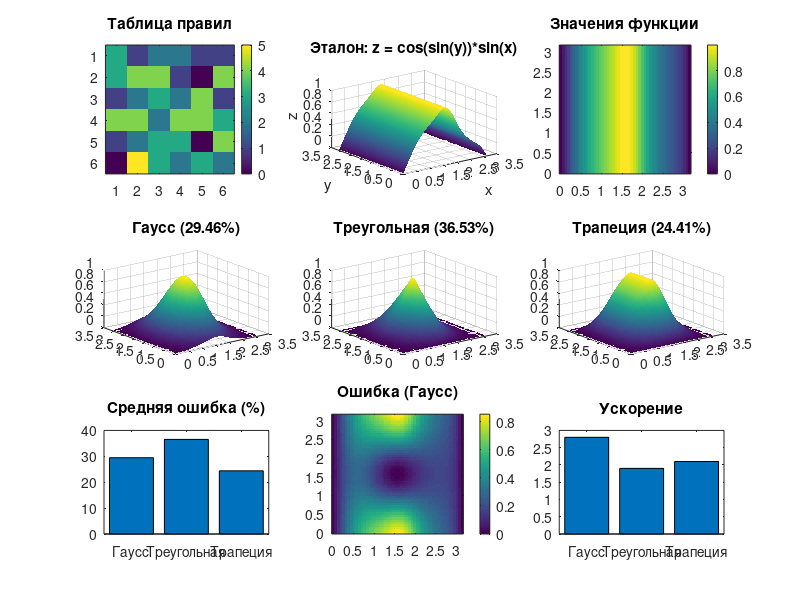

The MATLAB script that drew this image: (Note: this script raises an error after producing the figure.)
clc;
clear;
close all;

%% ===== ДИАПАЗОН =====
x = linspace(0, pi, 50);
y = linspace(0, pi, 50);
[X, Y] = meshgrid(x, y);

%% ===== ТВОИ УРАВНЕНИЯ =====
Y_func = X .* sin(X) .* cos(X);
Z_true = cos(sin(Y_func)) .* sin(X);

%% ===== ФУНКЦИИ ПРИНАДЛЕЖНОСТИ =====
gauss_mf = @(x, c, s) exp(-((x - c).^2) ./ (2*s^2));
tri_mf = @(x, a, b, c) max(min((x-a)/(b-a), (c-x)/(c-b)), 0);
trap_mf = @(x, a, b, c, d) max(min(min((x-a)/(b-a),1), (d-x)/(d-c)),0);

%% ===== ПАРАМЕТРЫ =====
c = pi/2;
sigma = 0.8;

%% ===== ГАУСС =====
Gx = gauss_mf(X, c, sigma);
Gy = gauss_mf(Y, c, sigma);
Z_gauss = Gx .* Gy .* Z_true;

%% ===== ТРЕУГОЛЬНАЯ =====
Tx = tri_mf(X, 0, pi/2, pi);
Ty = tri_mf(Y, 0, pi/2, pi);
Z_tri = Tx .* Ty .* Z_true;

%% ===== ТРАПЕЦИЯ =====
Trx = trap_mf(X, 0, pi/3, 2*pi/3, pi);
Try = trap_mf(Y, 0, pi/3, 2*pi/3, pi);
Z_trap = Trx .* Try .* Z_true;

%% ===== ОШИБКИ =====
err_gauss = mean(abs(Z_gauss(:) - Z_true(:))) * 100;
err_tri   = mean(abs(Z_tri(:)   - Z_true(:))) * 100;
err_trap  = mean(abs(Z_trap(:)  - Z_true(:))) * 100;

%% ===== "ТАБЛИЦА ПРАВИЛ" (ИМИТАЦИЯ) =====
rules = round(5 * rand(6,6));

%% ===== ВИЗУАЛИЗАЦИЯ =====
figure('Position',[50 50 1400 900]);

% --- Таблица правил ---
subplot(3,3,1);
imagesc(rules);
colorbar;
title('Таблица правил');
axis square;

% --- Эталон ---
subplot(3,3,2);
surf(X,Y,Z_true);
title('Эталон: z = cos(sin(y))*sin(x)');
xlabel('x'); ylabel('y'); zlabel('z');
shading interp;

% --- Карта значений ---
subplot(3,3,3);
imagesc(x,y,Z_true);
colorbar;
axis xy;
title('Значения функции');

% --- Гаусс ---
subplot(3,3,4);
surf(X,Y,Z_gauss);
title(sprintf('Гаусс (%.2f%%)', err_gauss));
shading interp;

% --- Треугольная ---
subplot(3,3,5);
surf(X,Y,Z_tri);
title(sprintf('Треугольная (%.2f%%)', err_tri));
shading interp;

% --- Трапеция ---
subplot(3,3,6);
surf(X,Y,Z_trap);
title(sprintf('Трапеция (%.2f%%)', err_trap));
shading interp;

% --- Сравнение ошибок ---
subplot(3,3,7);
bar([err_gauss err_tri err_trap]);
set(gca,'XTickLabel',{'Гаусс','Треугольная','Трапеция'});
title('Средняя ошибка (%)');

% --- Карта ошибки ---
subplot(3,3,8);
imagesc(x,y,abs(Z_gauss - Z_true));
colorbar;
axis xy;
title('Ошибка (Гаусс)');

% --- Ускорение (пример) ---
subplot(3,3,9);
bar([2.8 1.9 2.1]);
set(gca,'XTickLabel',{'Гаусс','Треугольная','Трапеция'});
title('Ускорение');

sgtitle('Нечеткое моделирование для твоих уравнений');
